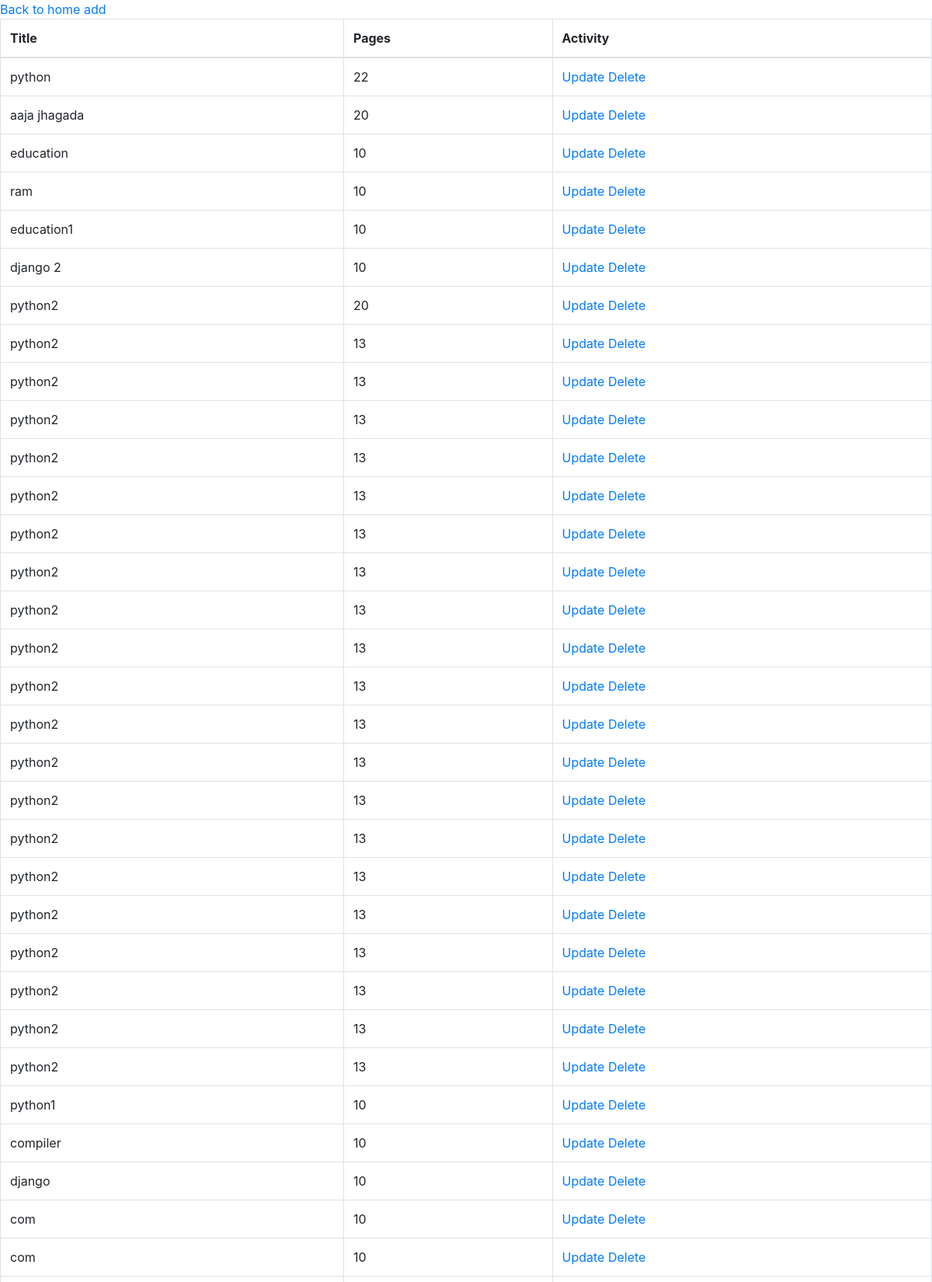
The page / (upper part) on the database its author committed.
### fcrudapp/models.py (models this page shows, shortened)
class Book(models.Model):
	title=models.CharField(max_length=100)
	pages=models.IntegerField()

### fcrudapp/views.py (the view)
# urls.py: path('',views.index,name='home'),
def index(request):
    template = 'list.html'
    book = Book.objects.all()
    context = {'book': book}
    return render(request, template, context)

### templates/list.html
{% extends 'base.html' %}
{% block content %}
<a href="{% url 'fcrudapp:home' %}">Back to home</a>
<table class="table table-bordered">
	<thead>
		<th>Title</th>
		<th>Pages</th>
		<th>Activity</th>
	</thead>
	<tbody>
		<a href="{% url 'fcrudapp:add' %}">add</a>
		{% for b in book %}
		<tr>
			<td>{{b.title}}</td>
			<td>{{b.pages}}</td>
			<td>
				<a href="{% url 'fcrudapp:update' b.id %}">Update</a>
				<a href="{% url 'fcrudapp:delete' b.id %}">Delete</a>
			</td>
		</tr>
		{% endfor %}
	</tbody>
</table>
{% endblock %}

### templates/base.html (shortened to what this page needs)
<!DOCTYPE html>
<html>
<head>
		<link rel="stylesheet" type="text/css" href="https://stackpath.bootstrapcdn.com/bootstrap/4.3.1/css/bootstrap.min.css">
</head>
<body>
	{% block content %}
	{% endblock %}
</body>
</html>

### rows shown on the page
Book: title "python", pages "22"
Book: title "aaja jhagada", pages "20"
Book: title "education", pages "10"
Book: title "ram", pages "10"
Book: title "education1", pages "10"
Book: title "django 2", pages "10"
Book: title "python2", pages "20"
Book: title "python2", pages "13"
Book: title "python2", pages "13"
Book: title "python2", pages "13"
Book: title "python2", pages "13"
Book: title "python2", pages "13"
Book: title "python2", pages "13"
Book: title "python2", pages "13"
Book: title "python2", pages "13"
Book: title "python2", pages "13"
Book: title "python2", pages "13"
Book: title "python2", pages "13"
Book: title "python2", pages "13"
Book: title "python2", pages "13"
Book: title "python2", pages "13"
Book: title "python2", pages "13"
Book: title "python2", pages "13"
Book: title "python2", pages "13"
Book: title "python2", pages "13"
Book: title "python2", pages "13"
Book: title "python2", pages "13"
Book: title "python1", pages "10"
Book: title "compiler", pages "10"
Book: title "django", pages "10"
Book: title "com", pages "10"
Book: title "com", pages "10"
